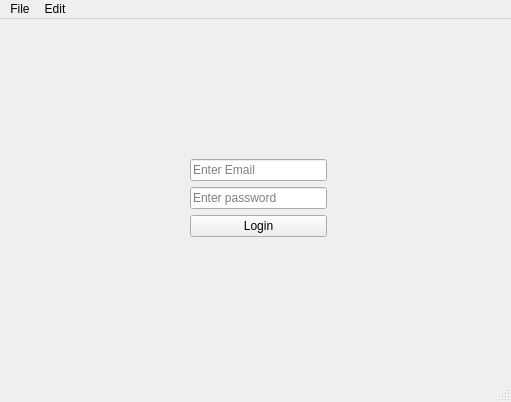
<?xml version="1.0" encoding="UTF-8"?>
<ui version="4.0">
 <class>MainWindow</class>
 <widget class="QMainWindow" name="MainWindow">
  <property name="geometry">
   <rect>
    <x>0</x>
    <y>0</y>
    <width>511</width>
    <height>402</height>
   </rect>
  </property>
  <property name="windowTitle">
   <string>Pan Login</string>
  </property>
  <widget class="QWidget" name="centralwidget">
   <widget class="QWidget" name="">
    <property name="geometry">
     <rect>
      <x>190</x>
      <y>140</y>
      <width>137</width>
      <height>79</height>
     </rect>
    </property>
    <layout class="QVBoxLayout" name="verticalLayout_2">
     <item>
      <layout class="QVBoxLayout" name="verticalLayout">
       <item>
        <widget class="QLineEdit" name="lineEdit">
         <property name="placeholderText">
          <string>Enter Email</string>
         </property>
        </widget>
       </item>
       <item>
        <widget class="QLineEdit" name="lineEdit_2">
         <property name="echoMode">
          <enum>QLineEdit::Password</enum>
         </property>
         <property name="placeholderText">
          <string>Enter password</string>
         </property>
        </widget>
       </item>
      </layout>
     </item>
     <item>
      <widget class="QPushButton" name="pushButton">
       <property name="text">
        <string>Login</string>
       </property>
      </widget>
     </item>
    </layout>
   </widget>
  </widget>
  <widget class="QMenuBar" name="menubar">
   <property name="geometry">
    <rect>
     <x>0</x>
     <y>0</y>
     <width>511</width>
     <height>21</height>
    </rect>
   </property>
   <widget class="QMenu" name="menuFile">
    <property name="title">
     <string>File</string>
    </property>
    <addaction name="actionNew"/>
    <addaction name="actionExit"/>
   </widget>
   <widget class="QMenu" name="menuEdit">
    <property name="title">
     <string>Edit</string>
    </property>
   </widget>
   <addaction name="menuFile"/>
   <addaction name="menuEdit"/>
  </widget>
  <widget class="QStatusBar" name="statusbar"/>
  <action name="actionNew">
   <property name="text">
    <string>New</string>
   </property>
  </action>
  <action name="actionExit">
   <property name="text">
    <string>Exit</string>
   </property>
  </action>
 </widget>
 <resources/>
 <connections>
  <connection>
   <sender>actionExit</sender>
   <signal>triggered()</signal>
   <receiver>MainWindow</receiver>
   <slot>close()</slot>
   <hints>
    <hint type="sourcelabel">
     <x>-1</x>
     <y>-1</y>
    </hint>
    <hint type="destinationlabel">
     <x>255</x>
     <y>200</y>
    </hint>
   </hints>
  </connection>
 </connections>
</ui>
